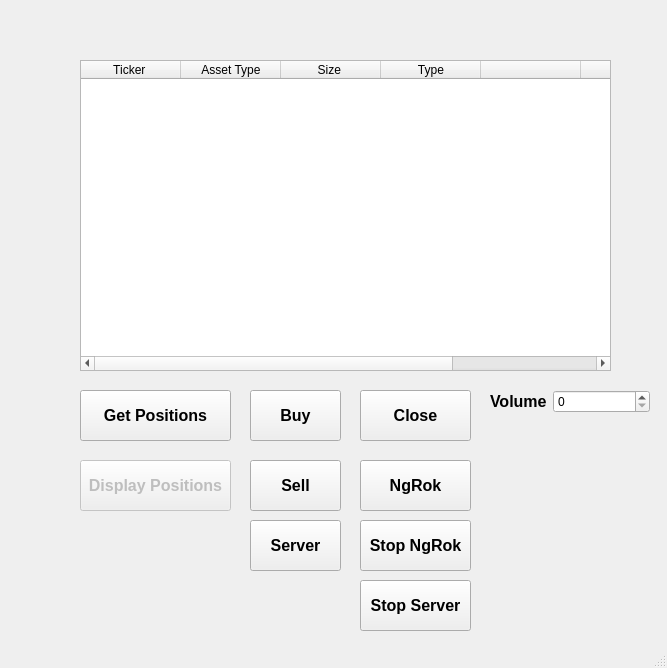
<?xml version="1.0" encoding="UTF-8"?>
<ui version="4.0">
 <class>MainWindow</class>
 <widget class="QMainWindow" name="MainWindow">
  <property name="geometry">
   <rect>
    <x>0</x>
    <y>0</y>
    <width>667</width>
    <height>668</height>
   </rect>
  </property>
  <property name="windowTitle">
   <string>MainWindow</string>
  </property>
  <widget class="QWidget" name="centralwidget">
   <widget class="QTableWidget" name="table">
    <property name="geometry">
     <rect>
      <x>80</x>
      <y>60</y>
      <width>531</width>
      <height>311</height>
     </rect>
    </property>
    <column>
     <property name="text">
      <string>Ticker </string>
     </property>
    </column>
    <column>
     <property name="text">
      <string>Asset Type</string>
     </property>
    </column>
    <column>
     <property name="text">
      <string>Size </string>
     </property>
    </column>
    <column>
     <property name="text">
      <string>Type</string>
     </property>
    </column>
    <column>
     <property name="text">
      <string/>
     </property>
    </column>
    <column>
     <property name="text">
      <string/>
     </property>
    </column>
    <column>
     <property name="text">
      <string/>
     </property>
    </column>
   </widget>
   <widget class="QPushButton" name="display_positions_btn">
    <property name="enabled">
     <bool>false</bool>
    </property>
    <property name="geometry">
     <rect>
      <x>80</x>
      <y>460</y>
      <width>151</width>
      <height>51</height>
     </rect>
    </property>
    <property name="font">
     <font>
      <family>Arial</family>
      <pointsize>12</pointsize>
      <weight>75</weight>
      <bold>true</bold>
     </font>
    </property>
    <property name="text">
     <string>Display Positions</string>
    </property>
   </widget>
   <widget class="QPushButton" name="get_positions_btn">
    <property name="geometry">
     <rect>
      <x>80</x>
      <y>390</y>
      <width>151</width>
      <height>51</height>
     </rect>
    </property>
    <property name="font">
     <font>
      <family>Arial</family>
      <pointsize>12</pointsize>
      <weight>75</weight>
      <bold>true</bold>
     </font>
    </property>
    <property name="text">
     <string>Get Positions</string>
    </property>
   </widget>
   <widget class="QPushButton" name="buy_btn">
    <property name="geometry">
     <rect>
      <x>250</x>
      <y>390</y>
      <width>91</width>
      <height>51</height>
     </rect>
    </property>
    <property name="font">
     <font>
      <family>Arial</family>
      <pointsize>12</pointsize>
      <weight>75</weight>
      <bold>true</bold>
     </font>
    </property>
    <property name="text">
     <string>Buy</string>
    </property>
   </widget>
   <widget class="QPushButton" name="sell_btn">
    <property name="geometry">
     <rect>
      <x>250</x>
      <y>460</y>
      <width>91</width>
      <height>51</height>
     </rect>
    </property>
    <property name="font">
     <font>
      <family>Arial</family>
      <pointsize>12</pointsize>
      <weight>75</weight>
      <bold>true</bold>
     </font>
    </property>
    <property name="text">
     <string>Sell</string>
    </property>
   </widget>
   <widget class="QPushButton" name="close_btn">
    <property name="geometry">
     <rect>
      <x>360</x>
      <y>390</y>
      <width>111</width>
      <height>51</height>
     </rect>
    </property>
    <property name="font">
     <font>
      <family>Arial</family>
      <pointsize>12</pointsize>
      <weight>75</weight>
      <bold>true</bold>
     </font>
    </property>
    <property name="text">
     <string>Close</string>
    </property>
   </widget>
   <widget class="QWidget" name="formLayoutWidget">
    <property name="geometry">
     <rect>
      <x>490</x>
      <y>390</y>
      <width>160</width>
      <height>171</height>
     </rect>
    </property>
    <layout class="QFormLayout" name="formLayout">
     <item row="0" column="0">
      <widget class="QLabel" name="label">
       <property name="font">
        <font>
         <family>Arial</family>
         <pointsize>12</pointsize>
         <weight>75</weight>
         <bold>true</bold>
        </font>
       </property>
       <property name="text">
        <string>Volume</string>
       </property>
      </widget>
     </item>
     <item row="0" column="1">
      <widget class="QSpinBox" name="volume">
       <property name="maximum">
        <number>1000</number>
       </property>
       <property name="singleStep">
        <number>50</number>
       </property>
      </widget>
     </item>
    </layout>
   </widget>
   <widget class="QPushButton" name="ngrok_btn">
    <property name="geometry">
     <rect>
      <x>360</x>
      <y>460</y>
      <width>111</width>
      <height>51</height>
     </rect>
    </property>
    <property name="font">
     <font>
      <family>Arial</family>
      <pointsize>12</pointsize>
      <weight>75</weight>
      <bold>true</bold>
     </font>
    </property>
    <property name="text">
     <string>NgRok</string>
    </property>
   </widget>
   <widget class="QPushButton" name="server_btn">
    <property name="geometry">
     <rect>
      <x>250</x>
      <y>520</y>
      <width>91</width>
      <height>51</height>
     </rect>
    </property>
    <property name="font">
     <font>
      <family>Arial</family>
      <pointsize>12</pointsize>
      <weight>75</weight>
      <bold>true</bold>
     </font>
    </property>
    <property name="text">
     <string>Server</string>
    </property>
   </widget>
   <widget class="QPushButton" name="stop_ngrok_btn">
    <property name="geometry">
     <rect>
      <x>360</x>
      <y>520</y>
      <width>111</width>
      <height>51</height>
     </rect>
    </property>
    <property name="font">
     <font>
      <family>Arial</family>
      <pointsize>12</pointsize>
      <weight>75</weight>
      <bold>true</bold>
     </font>
    </property>
    <property name="text">
     <string>Stop NgRok</string>
    </property>
   </widget>
   <widget class="QPushButton" name="stop_server_btn">
    <property name="geometry">
     <rect>
      <x>360</x>
      <y>580</y>
      <width>111</width>
      <height>51</height>
     </rect>
    </property>
    <property name="font">
     <font>
      <family>Arial</family>
      <pointsize>12</pointsize>
      <weight>75</weight>
      <bold>true</bold>
     </font>
    </property>
    <property name="text">
     <string>Stop Server</string>
    </property>
   </widget>
  </widget>
  <widget class="QStatusBar" name="statusbar"/>
 </widget>
 <resources/>
 <connections/>
</ui>
